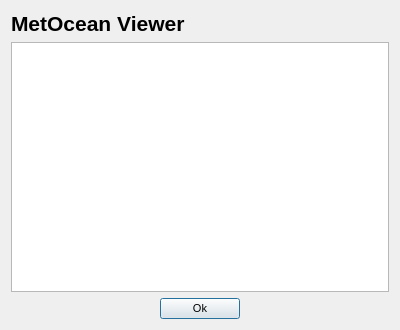
<?xml version="1.0" encoding="UTF-8"?>
<ui version="4.0">
 <class>about_dialog</class>
 <widget class="QDialog" name="about_dialog">
  <property name="geometry">
   <rect>
    <x>0</x>
    <y>0</y>
    <width>400</width>
    <height>330</height>
   </rect>
  </property>
  <property name="sizePolicy">
   <sizepolicy hsizetype="Fixed" vsizetype="Fixed">
    <horstretch>0</horstretch>
    <verstretch>0</verstretch>
   </sizepolicy>
  </property>
  <property name="minimumSize">
   <size>
    <width>400</width>
    <height>330</height>
   </size>
  </property>
  <property name="maximumSize">
   <size>
    <width>400</width>
    <height>330</height>
   </size>
  </property>
  <property name="font">
   <font>
    <pointsize>16</pointsize>
    <weight>75</weight>
    <bold>true</bold>
   </font>
  </property>
  <property name="windowTitle">
   <string>About</string>
  </property>
  <layout class="QVBoxLayout" name="verticalLayout">
   <item>
    <widget class="QLabel" name="label_header">
     <property name="sizePolicy">
      <sizepolicy hsizetype="Fixed" vsizetype="Fixed">
       <horstretch>0</horstretch>
       <verstretch>0</verstretch>
      </sizepolicy>
     </property>
     <property name="minimumSize">
      <size>
       <width>200</width>
       <height>25</height>
      </size>
     </property>
     <property name="maximumSize">
      <size>
       <width>200</width>
       <height>25</height>
      </size>
     </property>
     <property name="text">
      <string>MetOcean Viewer</string>
     </property>
    </widget>
   </item>
   <item>
    <widget class="QPlainTextEdit" name="text_about">
     <property name="enabled">
      <bool>true</bool>
     </property>
     <property name="font">
      <font>
       <pointsize>8</pointsize>
       <weight>50</weight>
       <bold>false</bold>
      </font>
     </property>
     <property name="readOnly">
      <bool>true</bool>
     </property>
    </widget>
   </item>
   <item>
    <layout class="QHBoxLayout" name="horizontalLayout">
     <item>
      <spacer name="horizontalSpacer">
       <property name="orientation">
        <enum>Qt::Horizontal</enum>
       </property>
       <property name="sizeHint" stdset="0">
        <size>
         <width>40</width>
         <height>20</height>
        </size>
       </property>
      </spacer>
     </item>
     <item>
      <widget class="QPushButton" name="button_ok">
       <property name="font">
        <font>
         <pointsize>8</pointsize>
         <weight>50</weight>
         <bold>false</bold>
        </font>
       </property>
       <property name="text">
        <string>Ok</string>
       </property>
      </widget>
     </item>
     <item>
      <spacer name="horizontalSpacer_2">
       <property name="orientation">
        <enum>Qt::Horizontal</enum>
       </property>
       <property name="sizeHint" stdset="0">
        <size>
         <width>40</width>
         <height>20</height>
        </size>
       </property>
      </spacer>
     </item>
    </layout>
   </item>
  </layout>
 </widget>
 <resources/>
 <connections/>
</ui>
